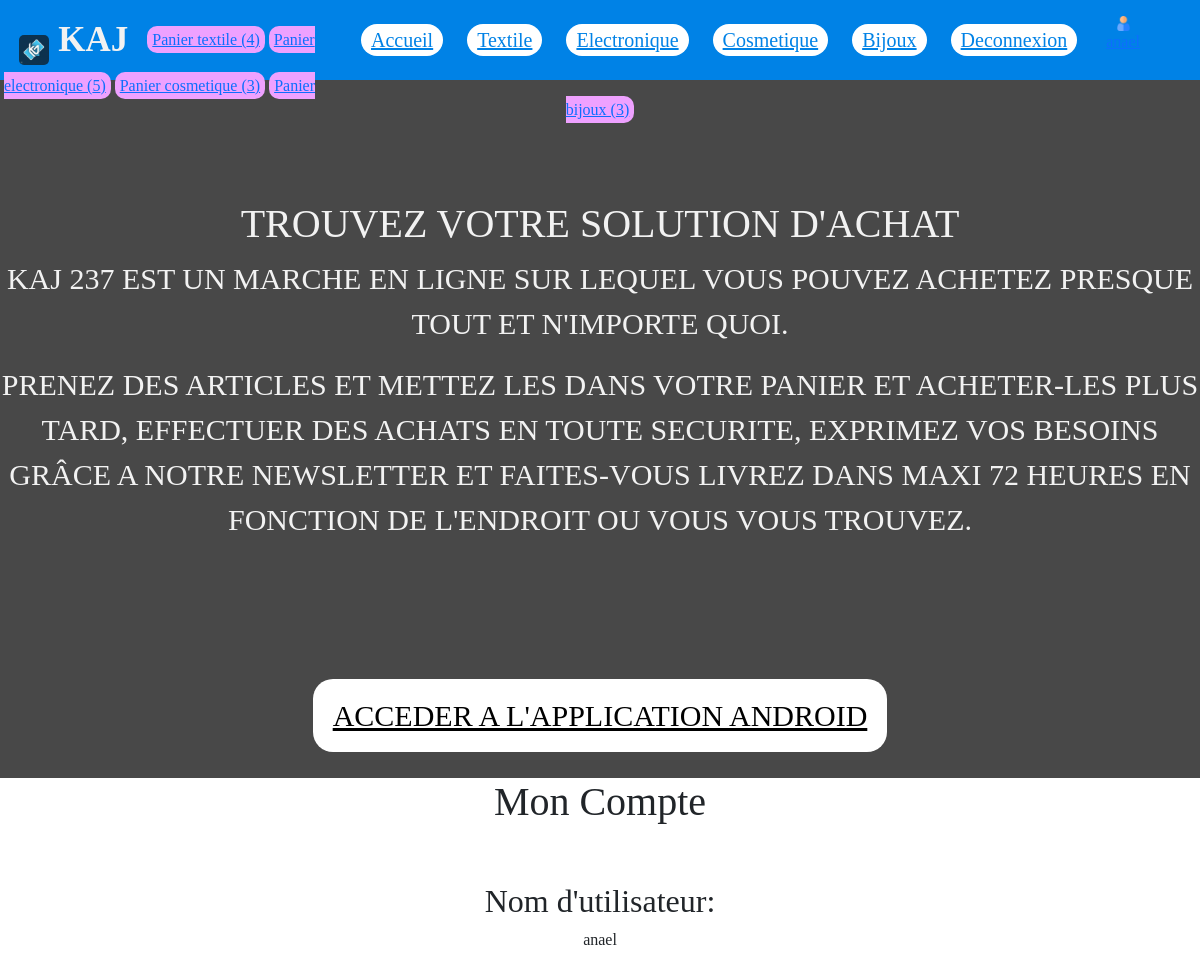
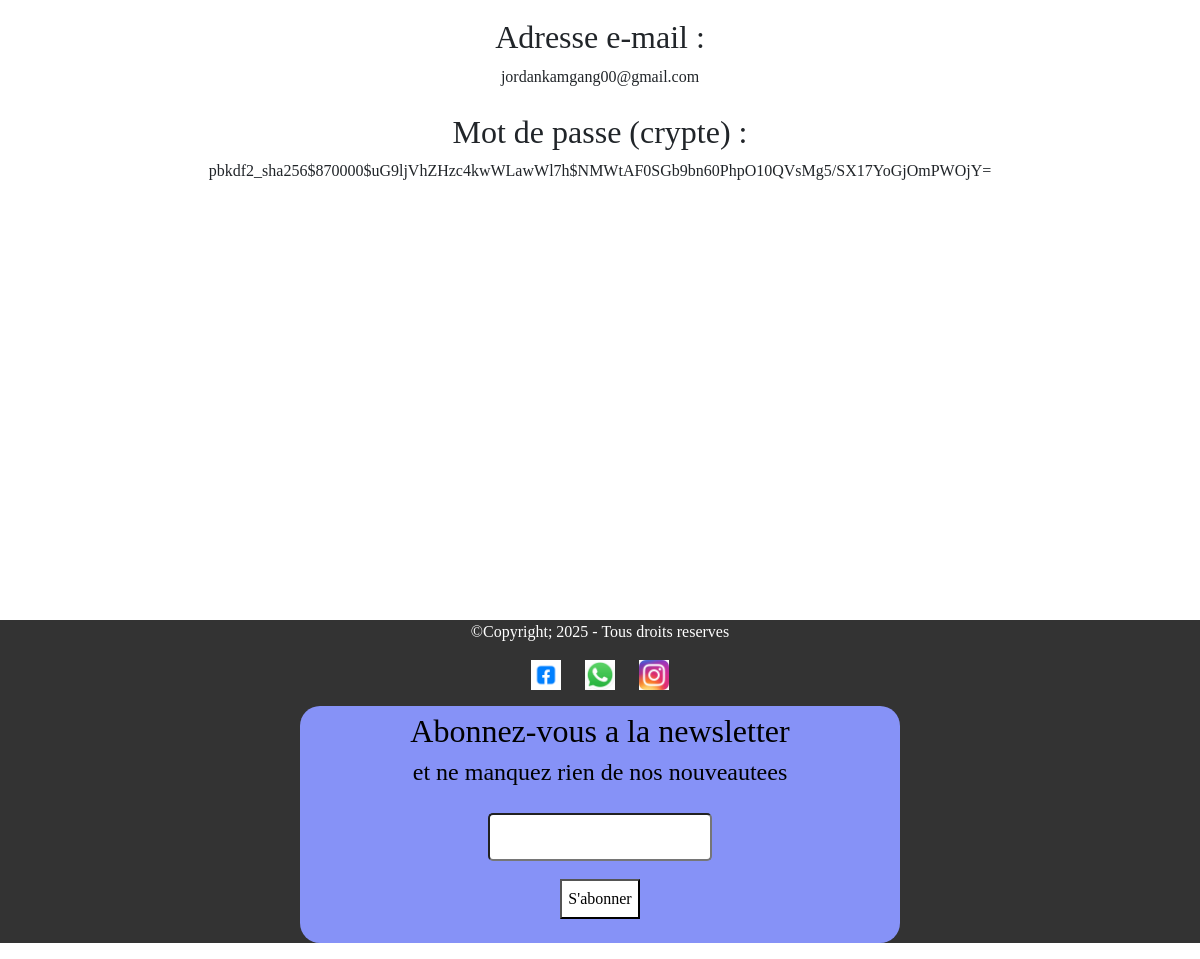
The app's page /profil/ (signed in) with its own data (2 pictures, top to bottom).
### accounts/models.py (models this page shows)
class Shopper(AbstractUser):
    pass

### store/models.py (models this page shows, shortened)
class Cart(models.Model):
    user = models.OneToOneField( AUTH_USER_MODEL, on_delete=models.CASCADE)
    orders = models.ManyToManyField(Order)

class Cart_electronique(models.Model):
    user = models.OneToOneField( AUTH_USER_MODEL, on_delete=models.CASCADE)
    orders = models.ManyToManyField(Order_electronique)

class Cart_cosmetique(models.Model):
    user = models.OneToOneField( AUTH_USER_MODEL, on_delete=models.CASCADE)
    orders = models.ManyToManyField(Order_cosmetique)

class Cart_bijoux(models.Model):
    user = models.OneToOneField( AUTH_USER_MODEL, on_delete=models.CASCADE)
    orders = models.ManyToManyField(Order_bijoux)

### store/views.py (the view)
# urls.py: path('profil/', profil, name='profil'),
def profil(request):
    return render(request, 'profil.html')

### template/profil.html (shortened to what this page needs)
{% extends 'base.html' %}
{% block content %}
<div class="min-vh-100">
    <h1>Mon Compte</h1>
    <br><br>
    <h2>Nom d'utilisateur: </h2>{{ user.username }}<br><br>
    <h2>Adresse e-mail : </h2>{{ user.email }}<br><br>
    <h2>Mot de passe (crypte) : </h2>{{ user.password }}<br><br>
</div>
{% endblock %}

### template/base.html (shortened to what this page needs)
<!DOCTYPE html>
<html lang="fr">
<head>
    {% load static %}
</head>
<body>
<header>
    <nav class="connexion">
        <img src="{% static 'images/logo_kaj.jpg' %}" alt="kaj" id="logos">
        <label class="logo">KAJ</label>
        <ul>
            <li><a href="{% url 'accueil' %}">Accueil</a></li>
            <li><a href="{% url 'index' %}">Textile</a></li>
            <li><a href="{% url 'electronique' %}">Electronique</a></li>
            <li><a href="{% url 'cosmetique' %}">Cosmetique</a></li>
            <li><a href="{% url 'bijoux' %}">Bijoux</a></li>
            {% if user.is_authenticated %}
            <li>
                <a class="user" href="{% url 'logout' %}">Deconnexion</a></li>
            <a href="{% url 'profil' %}"><img src="{% static 'images/user.png' %}" alt="user"
                                              style="max-width:15px; max-height:15px;" id="user_image" class="text-dark">{{ user.username }}</a>
            {% else %}
            <li><a class="user" href="{% url 'login' %}">Connexion</a></li>
            <li><a class="user" href="{% url 'signup' %}">S'inscrire</a></li>
            {% endif %}
        </ul>
        {% if user.cart %}
        <a href="{% url 'cart' %}" class="cart">Panier textile ({{ user.cart.orders.count }})</a>
        {% endif %}
        {% if user.cart_electronique %}
        <a href="{% url 'cart_electronique' %}" class="cart">Panier electronique ({{ user.cart_electronique.orders.count }})</a>
        {% endif %}
        {% if user.cart_cosmetique %}
        <a href="{% url 'cart_cosmetique' %}" class="cart">Panier cosmetique ({{ user.cart_cosmetique.orders.count }})</a>
        {% endif %}
        {% if user.cart_bijoux %}
        <a href="{% url 'cart_bijoux' %}" class="cart">Panier bijoux ({{ user.cart_bijoux.orders.count }})</a>
        {% endif %}
    </nav>
    <link rel="stylesheet" href="{% static 'css/bootstrap.min.css' %}">
</header>
<section id="main-page">
    <div id="main">
        <h1>TROUVEZ VOTRE SOLUTION D'ACHAT</h1>
        <p>
            KAJ 237 est un marche en ligne sur lequel vous pouvez achetez presque tout et n'importe quoi.
        </p>
        <p>
            Prenez des articles et mettez les dans votre panier et acheter-les plus tard, effectuer des achats en toute
            securite, exprimez vos besoins grâce a notre Newsletter et faites-vous livrez dans maxi 72 heures en
            fonction de l'endroit ou vous vous trouvez.
        </p>
        <br><br><br>
        <a href="https://mega.nz/file/E31TQB6B#2zwKQ6WxIYrtyLHFK4Sm2aNRfb6oMfqhZB1nGapC8-w" class="service"
           style="width: 100%; background-color: #fff; padding: 20px; border-radius: 20px; color: #000;">Acceder a
            l'application Android</a>
    </div>
</section>
{% block content %}
{% endblock %}
<footer>
    <p>©Copyright; 2025 - Tous droits reserves</p>
    <div class="social-link">
        <a href="https://facebook.com/jordan kamgang" target="_blank">
            <img src="{% static 'images/logo_facebook.png' %}" alt="Facebook">
        </a>
        <a href="https://wa.me/Jordan Kamgang" target="_blank">
            <img src="{% static 'images/logo_whatsapp.jpg' %}" alt="Whatsapp">
        </a>
        <a href="https://instagram.com/CheatBoy79" target="_blank">
            <img src="{% static 'images/logo_instagram.jpg' %}" alt="Instagram">
        </a>
    </div>
    <p>
    <form method="POST" class="newsletter w-50 mx-auto">
        <p>
        <h2 class="text">Abonnez-vous a la newsletter</h2>
        <h4 class="text">et ne manquez rien de nos nouveautees</h4>
        <input type="email" name="email" id="email" required style="padding: 10px;"><br>
        <button type="submit" id="abonner">S'abonner</button>
        <br><br>
        </p>
    </form>
    </p>
</footer>
</body>
</html>

### template/base.html (style rules this page uses)
* { margin: 0; padding: 0; box-sizing: border-box; font-family: poppins; text-decoration: none; list-style: none; }
footer { background-color: #333; color: white; text-align: center; bottom: 0; width: 100%; height: auto; }
.newsletter { width: 30%; height: 100%; background-color: #8692f7; border-radius: 20px; position: relative; text-align: center; }
#email { margin: 3%; border-radius: 5px; }
#abonner { background-color: #fff; padding: 1%; }
.social-link { margin-top: 10px; }
.social-link a { margin: 0 10px; display: inline-block; }
.social-link img { width: 30px; height: 30px; transition: transform 0.3s ease; }
.text { color: black; }
.newsletter h2 { padding-top: 1%; }
.connexion { background-color: #0082e6; height: 80px; width: 100%; }
label.logo { color: #f2f2f2; font-size: 35px; line-height: 80px; padding-left: 20px; padding-right: 15px; font-weight: 600; }
.connexion ul { float: right; margin-right: 60px; }
.connexion ul li { display: inline-block; line-height: 80px; margin: 0 10px; }
.connexion ul li a { color: #0082e6; font-weight: 500; font-size: 20px; padding: 5px 10px; border-radius: 50px; background: white; transition: 0.3s; clip-path: polygon ( 100% 0, 100% 35%, 100% 50%, 100% 65%, 100% 100%, 0 100%, 0 65% 0 50%, 0 35%, 0 0; ) }
#main-page { height: auto; background: #484848; }
#main { text-transform: uppercase; text-align: center; padding: 120px 0 40px 0; font-size: 30px; color: #f2f2f2; }
#main p { text-transform: uppercase; text-align: center; }
.cart { background-color: #eea1ff; border-radius: 10px; padding: 5px; position: relative; bottom: 6px; }
#user_image { position: relative; bottom: 20px; left: 25px; }
#logos { max-with: 30px; max-height: 30px; border-radius: 5px; position: relative; left: 15px; top: 3px; }

### template/profil.html (style rules this page uses)
* { text-align: center; }

### records on screen
Shopper: cart.orders.count "4", cart_electronique.orders.count "5", cart_cosmetique.orders.count "3", cart_bijoux.orders.count "3", username "anael", email "jordankamgang00@gmail.com", password "pbkdf2_sha256$870000$uG9ljVhZHzc4kwWLawWl7h$NMWtAF0SGb9bn60PhpO10QVsMg5/SX17YoGjOmPWOjY="
